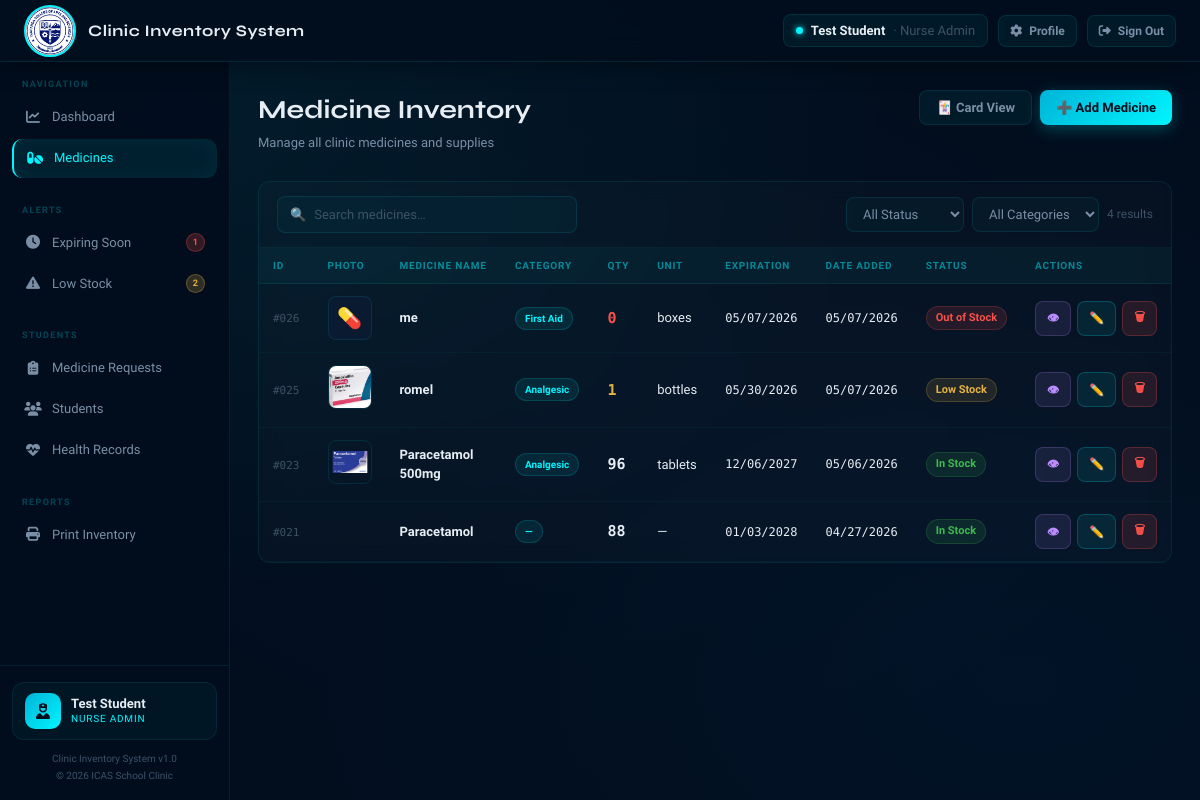
Page /medicines.php (signed in) on the earlier database version.
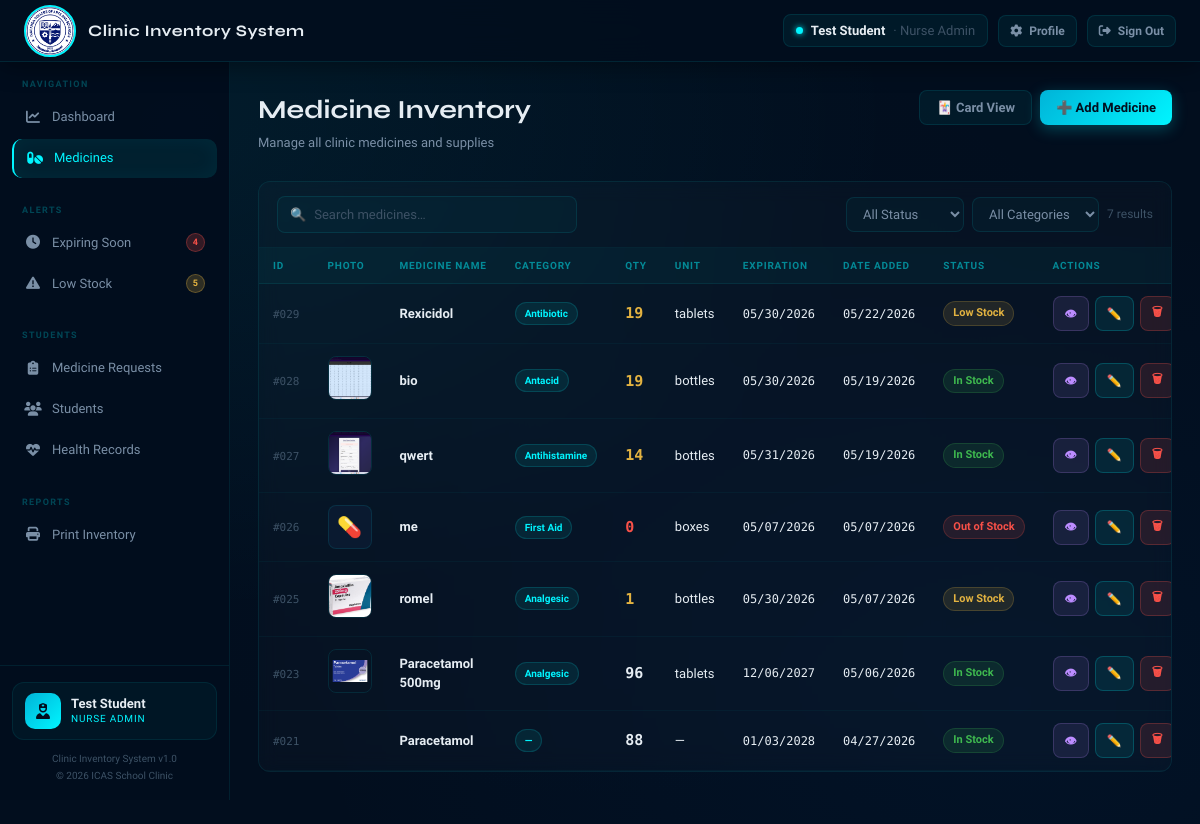
Same page on the later database version.
### tables this page shows
CREATE TABLE `medicines` (
  `medicine_id` int(11) NOT NULL,
  `medicine_name` varchar(100) NOT NULL,
  `category` varchar(50) DEFAULT NULL,
  `quantity` int(11) DEFAULT 0,
  `unit` varchar(20) DEFAULT NULL,
  `expiration_date` date DEFAULT NULL,
  `date_added` date DEFAULT NULL,
  `status` varchar(20) DEFAULT 'In Stock',
  `remarks` text DEFAULT NULL,
  `image` varchar(255) DEFAULT NULL
);

### config/helpers.php (called while the page is built, shortened)
<?php
function statusClass(string $s): string {
    return match($s) {
        'In Stock'     => 'in-stock',
        'Low Stock'    => 'low-stock',
        'Out of Stock' => 'out-stock',
        'Expired'      => 'expired',
        default        => ''
    };
}
function fmtDate(?string $d): string {
    return date('m/d/Y', strtotime($d));
}
function qtyColor(int $qty): string {
    if ($qty === 0)  return 'var(--red)';
    if ($qty <= 20) return 'var(--yellow)';
    return 'var(--text)';
}
function medId(int $id): string {
    return '#' . str_pad($id, 3, '0', STR_PAD_LEFT);
}
?>

### medicines.php (the view, shortened to what the changed rows need)
<?php
$activePage = 'medicines';
require_once __DIR__ . '/config/db.php';
require_once __DIR__ . '/config/helpers.php';
$medicines  = $conn->query("SELECT * FROM medicines ORDER BY medicine_id DESC");
$totalCount = $medicines->num_rows;
require_once __DIR__ . '/includes/header.php';
?>
<div class="page-header">
  <div><h1>Medicine Inventory</h1><p>Manage all clinic medicines and supplies</p></div>
</div>
<div class="table-card">
  <div class="table-toolbar">
    <div class="filter-group">
      <select class="filter-select" id="filter-status">
        <option value="">All Status</option>
      </select>
      <select class="filter-select" id="filter-category">
        <option value="">All Categories</option>
      </select>
      <span id="result-count" style="font-size:12px;color:var(--text3);white-space:nowrap"><?= $totalCount ?> results</span>
    </div>
  </div>
  <table id="medicine-table">
    <thead><tr>
  <th style="width:50px">ID</th>
  <th style="width:60px">Photo</th>
  <th style="width:150px">Medicine Name</th>
  <th style="width:120px">Category</th>
  <th style="width:55px">Qty</th>
  <th style="width:75px">Unit</th>
  <th style="width:95px">Expiration</th>
  <th style="width:95px">Date Added</th>
  <th style="width:100px">Status</th>
  <th style="width:105px">Actions</th>
</tr></thead>
    <tbody>
    <?php if ($medicines->num_rows > 0): while ($m = $medicines->fetch_assoc()): ?>
   <tr data-name="<?= strtolower(htmlspecialchars($m['medicine_name'])) ?>"
    data-status="<?= htmlspecialchars($m['status']) ?>"
    data-category="<?= htmlspecialchars($m['category'] ?? '') ?>">
      <td><span class="med-id"><?= medId($m['medicine_id']) ?></span></td>
      <td>
        <?php if (!empty($m['image'])): ?>
          <img src="assets/uploads/medicines/<?= htmlspecialchars($m['image']) ?>"
     onerror="this.style.display='none';this.nextElementSibling.style.display='flex';"
               style="width:44px;height:44px;object-fit:cover;border-radius:8px;border:1px solid var(--border);">
        <?php else: ?>
          <div style="width:44px;height:44px;background:var(--surface2);border:1px solid var(--border);border-radius:8px;display:flex;align-items:center;justify-content:center;font-size:20px;">💊</div>
        <?php endif; ?>
      </td>
      <td><div class="med-name"><?= htmlspecialchars($m['medicine_name']) ?></div></td>
      <td><span class="badge cat"><?= htmlspecialchars($m['category'] ?: '—') ?></span></td>
      <td><span class="qty-num" style="color:<?= qtyColor((int)$m['quantity']) ?>"><?= $m['quantity'] ?></span></td>
      <td><?= htmlspecialchars($m['unit'] ?: '—') ?></td>
      <td class="mono"><?= fmtDate($m['expiration_date']) ?></td>
      <td class="mono"><?= fmtDate($m['date_added']) ?></td>
      <td><span class="badge <?= statusClass($m['status']) ?>"><?= htmlspecialchars($m['status']) ?></span></td>
      <td><div class="actions-cell">
        <a href="view_medicine.php?id=<?= $m['medicine_id'] ?>" class="btn btn-view btn-sm">👁</a>
        <a href="edit_medicine.php?id=<?= $m['medicine_id'] ?>" class="btn btn-edit btn-sm">✏️</a>
        <button onclick="confirmDelete(<?= $m['medicine_id'] ?>, '<?= htmlspecialchars($m['medicine_name'], ENT_QUOTES) ?>')" class="btn btn-danger btn-sm">🗑</button>
      </div></td>
</tr>
    <?php endwhile; ?>
    <?php else: ?>
    <tr><td colspan="10"><div class="empty-state"><span class="empty-icon">💊</span><p>No medicines yet. <a href="add_medicine.php" style="color:var(--accent)">Add one →</a></p></div></td></tr>
    <?php endif; ?>
    </tbody>
  </table>
</div>
<?php require_once __DIR__ . '/includes/footer.php'; ?>

### includes/header.php (shortened to what the changed rows need)
<?php
require_once __DIR__ . '/../config/db.php';
require_once __DIR__ . '/../config/helpers.php';
$expCount = $conn->query("SELECT COUNT(*) AS c FROM medicines WHERE expiration_date BETWEEN CURDATE() AND DATE_ADD(CURDATE(), INTERVAL 30 DAY)")->fetch_assoc()['c'];
$lowCount = $conn->query("SELECT COUNT(*) AS c FROM medicines WHERE quantity <= 20 OR status IN ('Low Stock','Out of Stock')")->fetch_assoc()['c'];
?>
<!DOCTYPE html>
<html lang="en">
<head>
  <link rel="stylesheet" href="https://cdnjs.cloudflare.com/ajax/libs/font-awesome/6.5.0/css/all.min.css">
  <link rel="stylesheet" href="assets/css/style.css">
</head>
<body>
<div class="layout">
  <aside class="sidebar">
    <div class="sidebar-section">
      <a href="expiring.php" class="nav-item <?= ($activePage==='expiring')?'active':'' ?>">
        <span class="nav-icon"><i class="fas fa-clock"></i></span> Expiring Soon
        <?php if ($expCount > 0): ?>
          <span class="badge-pill"><?= $expCount ?></span>
        <?php endif; ?>
      </a>
      <a href="lowstock.php" class="nav-item <?= ($activePage==='lowstock')?'active':'' ?>">
        <span class="nav-icon"><i class="fas fa-triangle-exclamation"></i></span> Low Stock
        <?php if ($lowCount > 0): ?>
          <span class="badge-pill badge-pill-yellow"><?= $lowCount ?></span>
        <?php endif; ?>
      </a>
    </div>
  </aside>
  <main class="main-content">

Differences in the rows shown:
added medicines: medicine_id "#029", medicine_name "Rexicidol", category "Antibiotic", quantity "19", unit "tablets", expiration_date "05/30/2026", date_added "05/22/2026", status "Low Stock"
added medicines: medicine_id "#028", image (picture), medicine_name "bio", category "Antacid", quantity "19", unit "bottles", expiration_date "05/30/2026", date_added "05/19/2026", status "In Stock"
added medicines: medicine_id "#027", image (picture), medicine_name "qwert", category "Antihistamine", quantity "14", unit "bottles", expiration_date "05/31/2026", date_added "05/19/2026", status "In Stock"
Other differences:
$expCount: "1" → "4"
$lowCount: "2" → "5"
$totalCount: "4" → "7"
